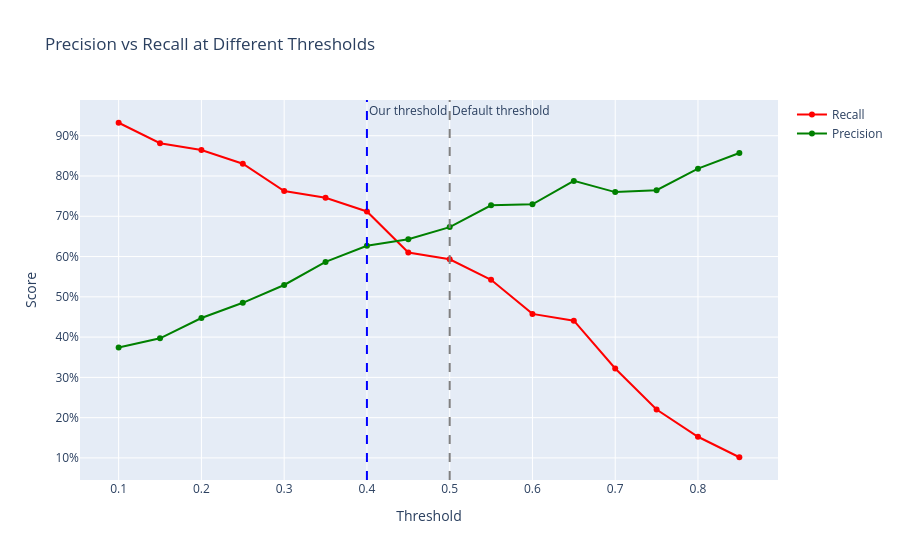

Notebook cell for this chart:
### Markdown cell above
### 9. Plotly vs Matplotlib

### Code cell
import plotly.graph_objects as go

fig = go.Figure()

fig.add_trace(go.Scatter(x=results_df['threshold'], y=results_df['recall'],
                          name='Recall', line=dict(color='red', width=2)))
fig.add_trace(go.Scatter(x=results_df['threshold'], y=results_df['precision'],
                          name='Precision', line=dict(color='green', width=2)))

fig.add_vline(x=0.4, line_dash='dash', line_color='blue', annotation_text='Our threshold')
fig.add_vline(x=0.5, line_dash='dash', line_color='grey', annotation_text='Default threshold')

fig.update_layout(
    title='Precision vs Recall at Different Thresholds',
    xaxis_title='Threshold',
    yaxis_title='Score',
    yaxis_tickformat='.0%',
    hovermode='x unified'
)

fig.show()

### Figure 1 — Plotly figure (JSON) as saved in the notebook; plotly's stock layout.template omitted (floating-point values rounded to 4 significant figures)
{"data": [{"line": {"color": "red", "width": 2}, "name": "Recall", "type": "scatter", "x": [0.1, 0.15, 0.2, 0.25, 0.3, 0.35, 0.4, 0.45, 0.5, 0.55, 0.6, 0.65, 0.7, 0.75, 0.8, 0.85], "y": [0.9322, 0.8814, 0.8644, 0.8305, 0.7627, 0.7458, 0.7119, 0.6102, 0.5932, 0.5424, 0.4576, 0.4407, 0.322, 0.2203, 0.1525, 0.1017]}, {"line": {"color": "green", "width": 2}, "name": "Precision", "type": "scatter", "x": [0.1, 0.15, 0.2, 0.25, 0.3, 0.35, 0.4, 0.45, 0.5, 0.55, 0.6, 0.65, 0.7, 0.75, 0.8, 0.85], "y": [0.3741, 0.3969, 0.4474, 0.4851, 0.5294, 0.5867, 0.6269, 0.6429, 0.6731, 0.7273, 0.7297, 0.7879, 0.76, 0.7647, 0.8182, 0.8571]}], "layout": {"annotations": [{"showarrow": false, "text": "Our threshold", "x": 0.4, "xanchor": "left", "xref": "x", "y": 1, "yanchor": "top", "yref": "y domain"}, {"showarrow": false, "text": "Default threshold", "x": 0.5, "xanchor": "left", "xref": "x", "y": 1, "yanchor": "top", "yref": "y domain"}], "hovermode": "x unified", "shapes": [{"line": {"color": "blue", "dash": "dash"}, "type": "line", "x0": 0.4, "x1": 0.4, "xref": "x", "y0": 0, "y1": 1, "yref": "y domain"}, {"line": {"color": "grey", "dash": "dash"}, "type": "line", "x0": 0.5, "x1": 0.5, "xref": "x", "y0": 0, "y1": 1, "yref": "y domain"}], "title": {"text": "Precision vs Recall at Different Thresholds"}, "xaxis": {"title": {"text": "Threshold"}}, "yaxis": {"tickformat": ".0%", "title": {"text": "Score"}}}}
